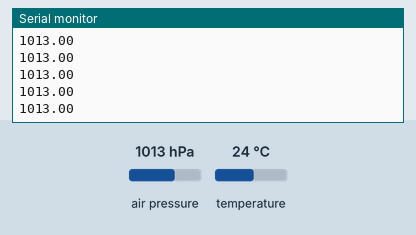
Simulated run of this sketch. Board: Arduino Uno, built with avr-gcc and run on an emulated ATmega328P. Parts: the last lines printed to the serial monitor. The inputs (shaded band) are chosen by the test bench; at power-on: air pressure 1013 hPa, temperature 24 °C.

Above: at 1.2 s.
1.3 s: air pressure set to 952 hPa
At 1.45 s:
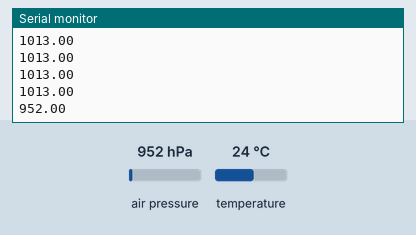
2.8 s: air pressure set to 975 hPa
At 2.89 s:
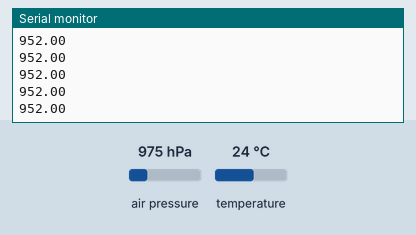
Timing chart, 0 to 5.8 s (numbered marks = the images above; inputs shaded):
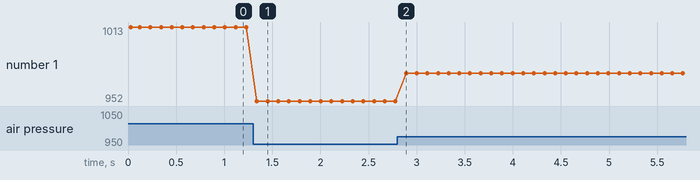

The sketch:

logg.ino
```cpp
//based on https://github.com/telavivmakers/BMP180_Breakout_Arduino_Library/tree/master/examples/SFE_BMP180_example

#include <SFE_BMP180.h>
#include <Wire.h>

// You will need to create an SFE_BMP180 object, here called "pressure":

SFE_BMP180 pressure;

#define ALTITUDE 25.0 // Altitude of SparkFun's HQ in Boulder, CO. in meters

void setup()
{
  Serial.begin(9600);
  Serial.println("REBOOT");
  if (pressure.begin())
    Serial.println("BMP180 init success");
  else
  {
    Serial.println("BMP180 init fail\n\n");
    while (1); // Pause forever.
  }
}

void loop()
{
  char status;
  double T, P, p0, a;

  // You must first get a temperature measurement to perform a pressure reading.

  // Start a temperature measurement:
  // If request is successful, the number of ms to wait is returned.
  // If request is unsuccessful, 0 is returned.

  status = pressure.startTemperature();
  if (status != 0)
  {
    // Wait for the measurement to complete:
    delay(status);

    // Retrieve the completed temperature measurement:
    // Note that the measurement is stored in the variable T.
    // Function returns 1 if successful, 0 if failure.

    status = pressure.getTemperature(T);
    if (status != 0)
    {
      // Print out the measurement:
      //Serial.print("temperature: ");
      //Serial.print(T, 2);
      //Serial.print(" deg C, ");

      // Start a pressure measurement:
      // The parameter is the oversampling setting, from 0 to 3 (highest res, longest wait).
      // If request is successful, the number of ms to wait is returned.
      // If request is unsuccessful, 0 is returned.

      status = pressure.startPressure(0);
      if (status != 0)
      {
        // Wait for the measurement to complete:
        delay(status);

        // Retrieve the completed pressure measurement:
        // Note that the measurement is stored in the variable P.
        // Note also that the function requires the previous temperature measurement (T).
        // (If temperature is stable, you can do one temperature measurement for a number of pressure measurements.)
        // Function returns 1 if successful, 0 if failure.

        status = pressure.getPressure(P, T);
        if (status != 0)
        {
          // Print out the measurement:
          Serial.println(P, 2);
          //Serial.print(" mb, ");
          //Serial.println(P * 0.0295333727, 2);
         // Serial.println(" inHg");
        }
        else Serial.println("error retrieving pressure measurement\n");
      }
      else Serial.println("error starting pressure measurement\n");
    }
    else Serial.println("error retrieving temperature measurement\n");
  }
  else Serial.println("error starting temperature measurement\n");

  delay(100);  // Pause for 5 seconds.
}


/*
//the example code for processing to graph a println
// in 1.6.5 for graph doesnt work. this those i found it in the arduino.cc forums
 import processing.serial.*;

Serial myPort;        // The serial port
int xPos = 1;         // horizontal position of the graph

float fValue;
boolean newVal = false;

void setup () {
  size(400, 300);

  // List all the available serial ports
  println(Serial.list());
  myPort = new Serial(this, Serial.list()[0], 9600);
  // don't generate a serialEvent() unless you get a newline character:
  myPort.bufferUntil('\n');
  background(40);
  stroke(127, 34, 255);
}

void draw () {
  if (newVal) {
    line(xPos, height, xPos, height - fValue);
    if (++xPos >= width) {
      xPos = 0;
      background(0);
    }
    newVal = false;
  }
}

void serialEvent (Serial myPort) {
  String inString = myPort.readStringUntil('\n');
  if (inString != null) {
    inString = trim(inString);
    fValue = float(inString);
    if (fValue>0) fValue = map(fValue, 1500, 2000, 0, height);
    newVal = true;
  }
}
 */
```

Measured:
- after the input at 1.3 s, the serial monitor: prints a new line at once (image 1)
- plotted number 1: 1013 → 952 after the input at 1.3 s, 952 → 975 after the input at 2.8 s
